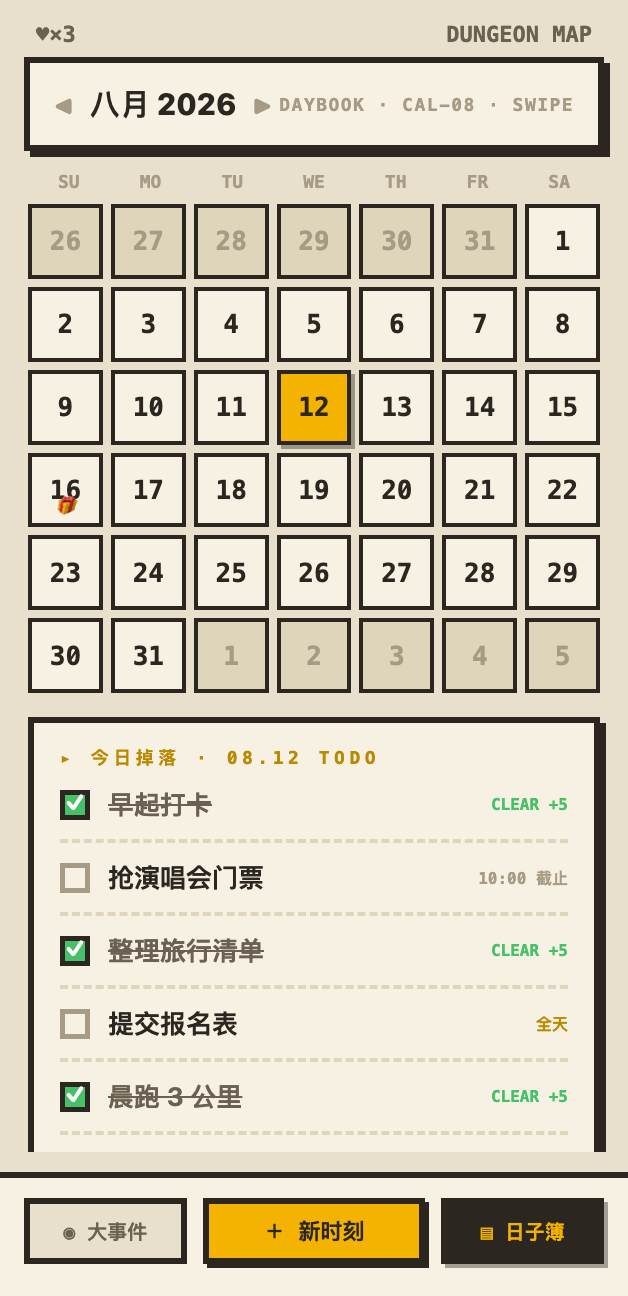
#> input picture docs/design/visual/screen-04-day/design.png, 628 x 1296 px
$ python _compare.py
#> lines starting #> are read from the running program, lines starting #| are printed output that depends on the picture; after the words box and inside, x2 and y2 are one past the last pixel; in counts of white or black regions, pixels touching at a corner belong together
#!/usr/bin/env python3
"""第 ⑤ 屏（日子簿 · 副本地图）视觉量化：HTML 设计稿 vs Android 实现。

与 screen-01/02/03 同口径：628x1296 = 314x648 逻辑像素 @2x；差异口径=任一通道变化即计入。
用法：
    /Users/cch/.workbuddy/binaries/python/envs/default/bin/python3 _compare.py
"""
from __future__ import annotations
import json
import sys
from pathlib import Path

import numpy as np
from PIL import Image
from skimage.metrics import structural_similarity as ssim

HERE = Path(__file__).resolve().parent

# DESIGN_SYSTEM.md §3.1 昼间 token（与前几屏共享）
COLORS = {
    "background": (232, 224, 204),
    "surface": (246, 241, 227),
    "surfaceVariant": (223, 213, 187),
    "onSurface": (43, 38, 32),
    "outline": (43, 38, 32),
    "outlineVariant": (201, 191, 166),
    "primary": (70, 193, 104),
    "secondary": (62, 155, 255),
    "tertiary": (245, 179, 1),
    "goldInk": (185, 138, 0),
    "error": (229, 72, 77),
    "amber": (245, 166, 35),
    "manaPurple": (155, 109, 255),
    "labelTertiary": (167, 155, 133),
}


def load(name: str):
#> called with name = 'design.png'
    im = Image.open(HERE / name).convert("RGB")
#> im is the input picture: PIL image 628x1296 RGB; mean R, G, B 212.1, 205, 186.2
    return im, np.asarray(im).astype(np.float32)


def color_error(design: np.ndarray, impl: np.ndarray, diff: np.ndarray, name: str):
    ref = np.array(COLORS[name], dtype=np.float32)
    sel = (np.abs(design - ref).max(axis=2) <= 10)
    if not sel.any():
        return {"token": name, "pixels": 0, "mae_rgb": None}
    return {
        "token": name,
        "pixels": int(sel.sum()),
        "share_pct": round(float(sel.mean() * 100), 3),
        "mae_rgb": round(float(diff[sel].mean()), 3),
        "mean_color_error": round(float(np.abs(design[sel] - impl[sel]).mean()), 3),
    }


def classify(rgb, best_threshold=2000):
    best, bd = None, 1e9
    for k, v in COLORS.items():
        d = sum((int(rgb[i]) - v[i]) ** 2 for i in range(3))
        if d < bd:
            bd, best = d, k
    return best if bd < best_threshold else f"#{int(rgb[0]):02X}{int(rgb[1]):02X}{int(rgb[2]):02X}"


def main():
    design_img, design = load("design.png")
    impl_img, impl = load("current-implementation.png")
#> call 2 of load, with name = 'current-implementation.png'
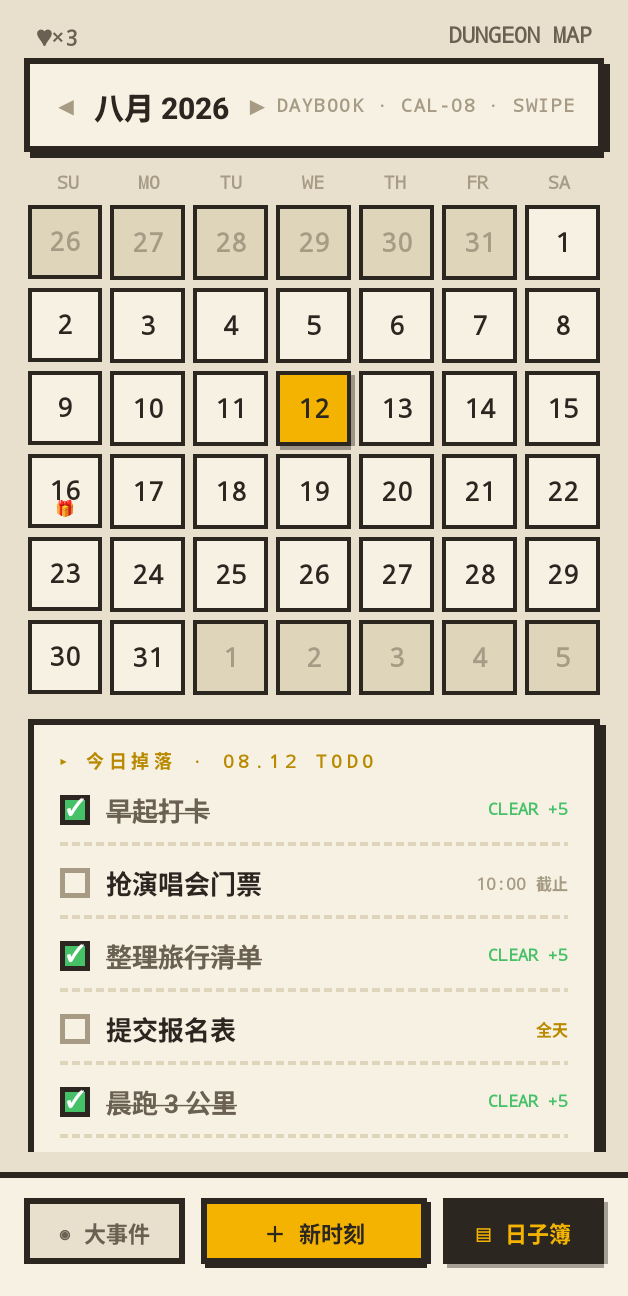
#> input picture docs/design/visual/screen-04-day/current-implementation.png, 628 x 1296 px
#> in load, im is the input picture: PIL image 628x1296 RGB; mean R, G, B 212.9, 205.7, 186.9
    assert design.shape == impl.shape, f"画布不一致 {design.shape} vs {impl.shape}"
    H, W, _ = design.shape
#> H = 1296; W = 628

    diff = np.abs(design - impl)
    maxchan = diff.max(axis=2)
    mask = maxchan > 0
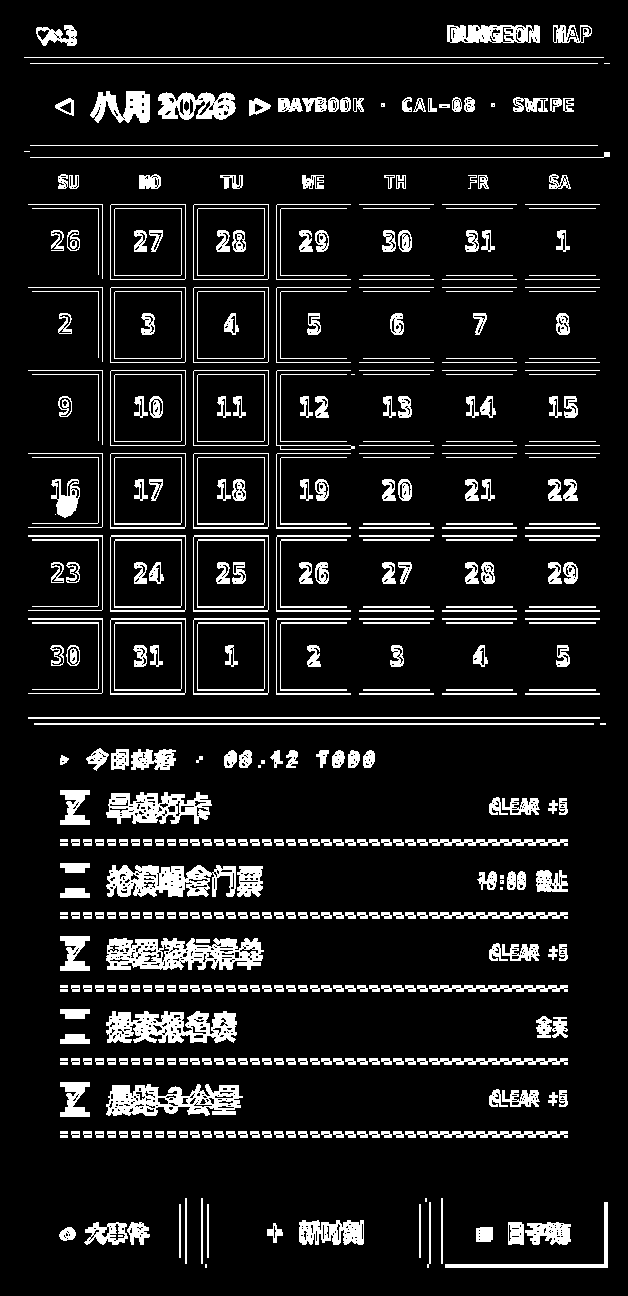
#> mask: shape (1296, 628) bool; 10.8% white; 467 white regions (15 under 20 px), largest, box (x1, y1, x2, y2) and area: (106, 938, 264, 970) 3392, (106, 1011, 237, 1043) 2870, (106, 865, 236, 897) 2726
    total = H * W
#> total = 813888
    diff_count = int(mask.sum())
#> diff_count = 87615
    pixel_diff_rate = diff_count / total * 100.0
#> pixel_diff_rate = 10.76
    gray_d = design @ np.array([0.299, 0.587, 0.114], dtype=np.float32)
    gray_i = impl @ np.array([0.299, 0.587, 0.114], dtype=np.float32)
    ssim_val = float(ssim(gray_d, gray_i, data_range=255))
#> ssim_val = 0.776

    def tolerant_rate(t: int) -> float:
        return float((np.abs(design - impl) > t).max(axis=2).mean() * 100.0)

    color_errors = [color_error(design, impl, diff, k) for k in
                    ("background", "surface", "surfaceVariant", "onSurface", "outline",
                     "tertiary", "goldInk", "primary", "secondary",
                     "error", "labelTertiary")]
#> in color_error, `sel = (np.abs(design - ref).max(axis=2) <= 10)`: sel: shape (1296, 628) bool; 24.1% white; 966 white regions (962 under 20 px), largest, box (x1, y1, x2, y2) and area: (0, 0, 628, 1172) 186970, (30, 1204, 181, 1258) 7360, (517, 29, 521, 39) 31, (451, 29, 455, 38) 30
#> in color_error (call 2), `sel = (np.abs(design - ref).max(axis=2) <= 10)`: sel: shape (1296, 628) bool; 51.4% white; 362 black regions (6 under 20 px), largest, box (x1, y1, x2, y2) and area: (0, 0, 628, 1178) 318967, (203, 1198, 429, 1268) 15788, (441, 1198, 608, 1268) 11658
#> in color_error (call 3), `sel = (np.abs(design - ref).max(axis=2) <= 10)`: sel: shape (1296, 628) bool; 6.6% white; 588 white regions (362 under 20 px), largest, box (x1, y1, x2, y2) and area: (198, 622, 265, 689) 4341, (363, 622, 430, 689) 4316, (446, 622, 513, 689) 4313
#> in color_error (call 4), `sel = (np.abs(design - ref).max(axis=2) <= 10)`: sel: shape (1296, 628) bool; 12.6% white; 155 white regions (13 under 20 px), largest, box (x1, y1, x2, y2) and area: (24, 57, 610, 157) 11952, (28, 717, 606, 1152) 11154, (441, 1198, 604, 1264) 9891
#> in color_error (call 6), `sel = (np.abs(design - ref).max(axis=2) <= 10)`: sel: shape (1296, 628) bool; 1.8% white; 18 white regions (12 under 20 px), largest, box (x1, y1, x2, y2) and area: (209, 1204, 419, 1258) 10250, (281, 374, 347, 441) 4105, (546, 1223, 563, 1241) 112, (526, 1223, 543, 1241) 97, (509, 1223, 521, 1241) 90, (481, 1228, 493, 1239) 63
#> in color_error (call 7), `sel = (np.abs(design - ref).max(axis=2) <= 10)`: sel: shape (1296, 628) bool; 0.13% white in thin lines or dots, all inside (x1, y1, x2, y2) = (62, 396, 567, 1242)
#> in color_error (call 8), `sel = (np.abs(design - ref).max(axis=2) <= 10)`: sel: shape (1296, 628) bool; 0.21% white; 24 white regions, largest, box (x1, y1, x2, y2) and area: (65, 795, 85, 815) 288, (65, 941, 85, 961) 288, (65, 1087, 85, 1107) 288
#> in color_error (call 9), `sel = (np.abs(design - ref).max(axis=2) <= 10)`: sel: shape (1296, 628) bool; every value is 0
#> in color_error (call 10), `sel = (np.abs(design - ref).max(axis=2) <= 10)`: sel: shape (1296, 628) bool; 0% white in thin lines or dots, all inside (x1, y1, x2, y2) = (63, 499, 67, 500)
#> in color_error (call 11), `ref = np.array(COLORS[name], dtype=np.float32)`: ref = [167, 155, 133]
#> in color_error (call 11), `sel = (np.abs(design - ref).max(axis=2) <= 10)`:
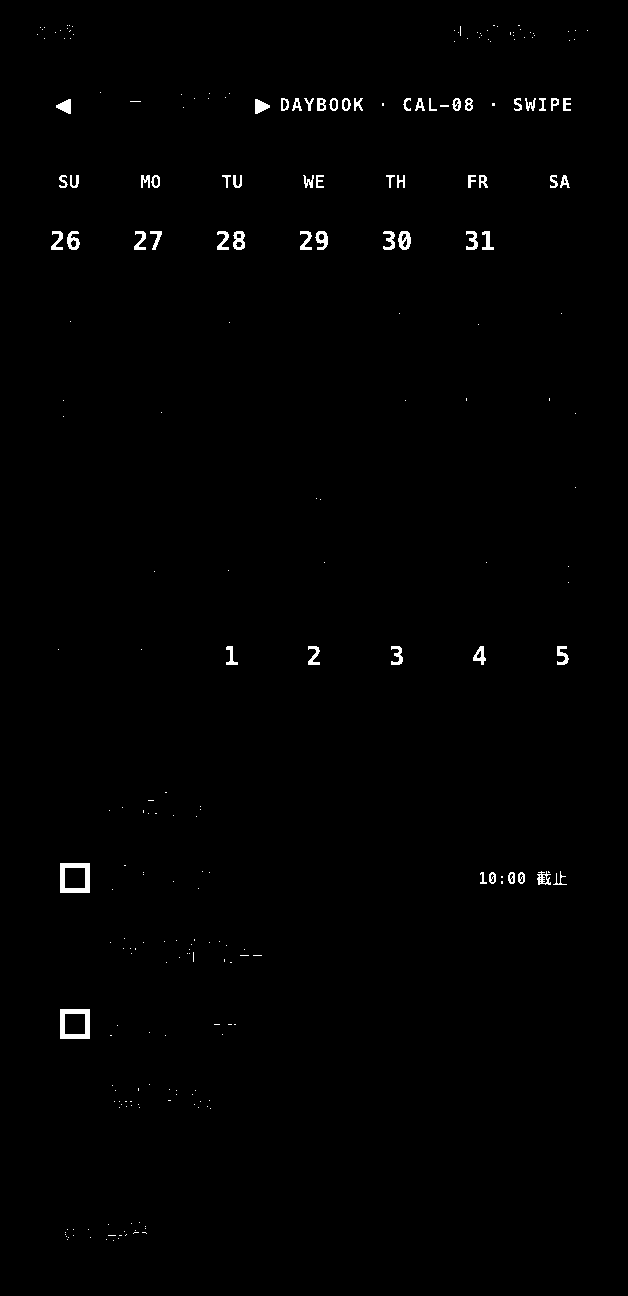
#> sel: shape (1296, 628) bool; 0.74% white; 244 white regions (186 under 20 px), largest, box (x1, y1, x2, y2) and area: (60, 863, 90, 893) 500, (60, 1009, 90, 1039) 500, (398, 231, 411, 250) 165
#> color_errors = 11 items

    # 元素 bbox：选关键色 token 在两张图上的边界。
    def bbox_of(m):
        ys, xs = np.nonzero(m)
        if len(ys) == 0:
            return None
        return [int(xs.min()), int(ys.min()), int(xs.max()), int(ys.max())]

    def bboxes_for(img, token):
        ref = np.array(COLORS[token], dtype=np.float32)
        m = (np.abs(img - ref).max(axis=2) <= 12)
        return bbox_of(m)

    element_boxes = {}
    for token in ("surface", "outline", "tertiary", "goldInk", "primary", "surfaceVariant",
                  "secondary"):
        bd = bboxes_for(design, token)
        bi = bboxes_for(impl, token)
        element_boxes[token] = {
            "design_bbox": bd,
            "impl_bbox": bi,
            "delta_wh": None if not bd or not bi else [bi[2] - bi[0] - (bd[2] - bd[0]),
                                                        bi[3] - bi[1] - (bd[3] - bd[1])],
            "delta_xy": None if not bd or not bi else [bi[0] - bd[0], bi[1] - bd[1]],
        }
#> this loop made 7 passes
#> (bd, bi) on passes 1 to 6: ([0, 63, 627, 1295], [0, 64, 627, 1295]), ([0, 57, 627, 1267], [0, 58, 627, 1267]), ([209, 374, 562, 1257], [207, 375, 569, 1257]), ([62, 396, 566, 1241], [61, 398, 568, 1244]), ([65, 795, 566, 1106], [65, 800, 566, 1111]), ([32, 25, 595, 1241], [32, 26, 595, 1244])
#> pass 1, in bboxes_for (call 2), `m = (np.abs(img - ref).max(axis=2) <= 12)`:
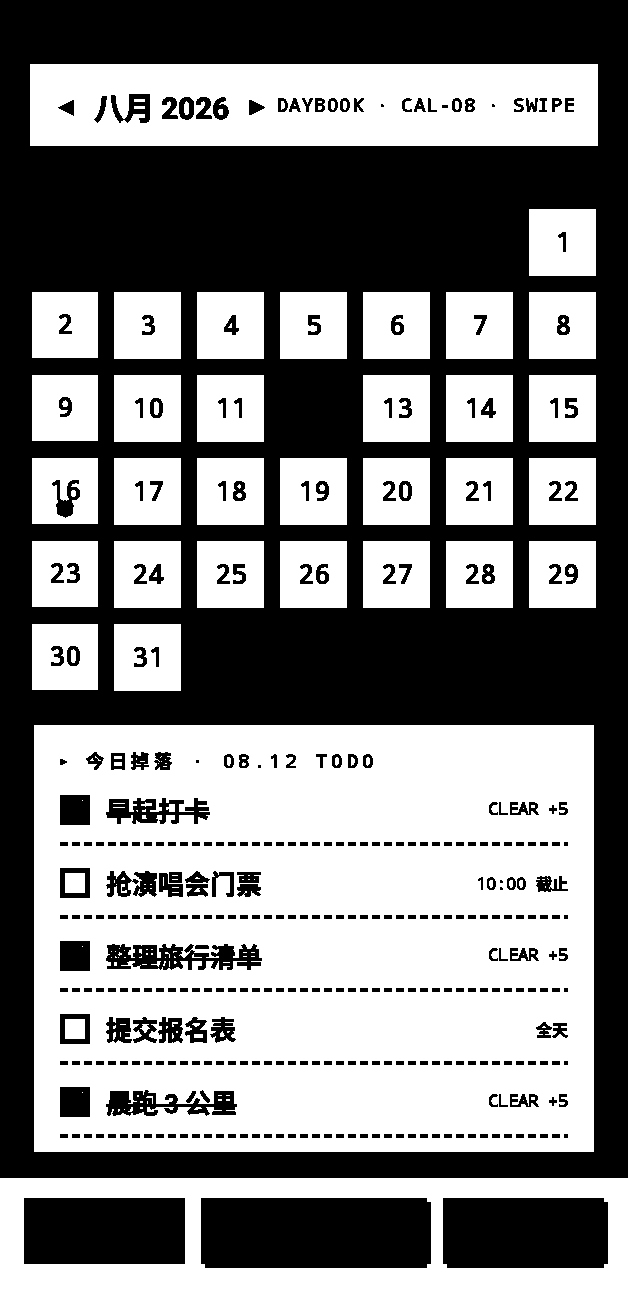
#> m: shape (1296, 628) bool; 51.7% white; 361 black regions (12 under 20 px), largest, box (x1, y1, x2, y2) and area: (0, 0, 628, 1178) 320083, (201, 1198, 431, 1268) 16052, (443, 1198, 608, 1268) 11502
#> after the loop, element_boxes = 7 items

    # 文本行带（墨色像素的连续行带）— 帮助评估字号、行高差异。
    def text_row_bands(img, x0, x1):
        ink = np.array(COLORS["onSurface"], dtype=np.float32)
        sub = img[:, x0:x1]
        m = (np.abs(sub - ink).max(axis=2) <= 40).sum(axis=1) > 2
        bands, start = [], None
        for y, v in enumerate(m):
            if v and start is None:
                start = y
            elif not v and start is not None:
                if y - start >= 3:
                    bands.append((start, y - 1, y - start))
                start = None
        return bands

    # 产物
    overlay = np.asarray(impl_img).copy()
    ov = overlay.copy()
    ov[mask] = [255, 0, 255]
#> ov: shape (1296, 628, 3); 10.76% of pixels changed, all inside (x1, y1, x2, y2) = (24, 25, 610, 1268)
    Image.fromarray(ov).save(HERE / "difference-overlay.png")

    heat = np.clip(diff.max(axis=2) * 3, 0, 255).astype(np.uint8)
    Image.fromarray(np.stack([heat] * 3, axis=-1)).save(HERE / "difference-heat.png")

    side = Image.new("RGB", (W * 2 + 16, H), (255, 255, 255))
#> side: PIL image 1272x1296 RGB; every value is 255
    side.paste(design_img, (0, 0))
    side.paste(impl_img, (W + 16, 0))
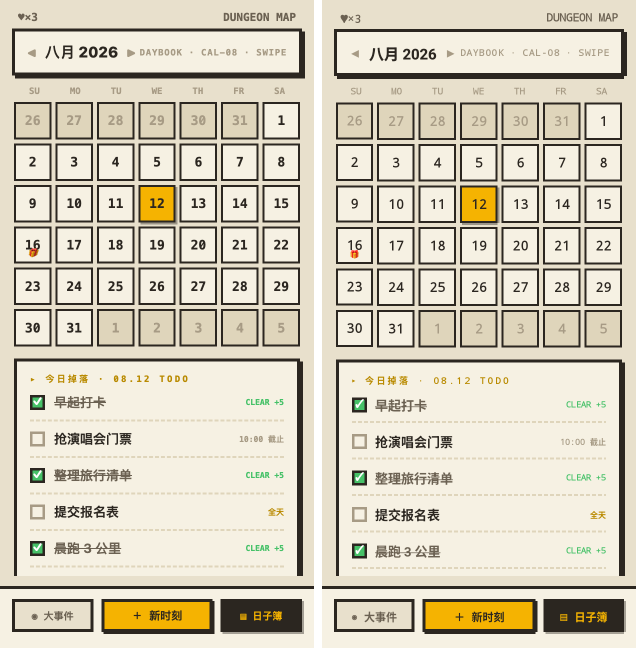
#> side: PIL image 1272x1296 RGB (shown at 1/2 size); mean R, G, B 213, 206, 187.4
    side.save(HERE / "side-by-side.png")

    report = {
        "canvas": f"{W}x{H}",
        "logical_canvas": f"{W // 2}x{H // 2} dp @2x",
        "device_scale_factor": 2,
        "mode": "daybook",
        "design_source": "design.html 第 ⑤ 屏（日子簿 · 副本地图 · .phone 内容区 314x648 CSS px，日历滚动到八月）",
        "impl_source": "Pixel AVD, wm size 628x1296 / density 320, immersive",
        "global": {
            "pixel_difference_rate_pct": round(pixel_diff_rate, 4),
            "pixel_similarity_pct": round(100 - pixel_diff_rate, 4),
            "ssim_gray": round(ssim_val, 6),
            "mae_rgb": round(float(diff.mean()), 4),
            "tolerance_1_pct": round(tolerant_rate(1), 4),
            "tolerance_8_pct": round(tolerant_rate(8), 4),
            "tolerance_24_pct": round(tolerant_rate(24), 4),
            "thresholds": {"pixel_difference_rate_pct": 1.0, "ssim_gray": 0.95},
            "passed": bool(pixel_diff_rate < 1.0 and ssim_val > 0.95),
        },
        "color_errors": color_errors,
        "element_boxes": element_boxes,
        "text_bands_design": text_row_bands(design, 0, W),
        "text_bands_impl": text_row_bands(impl, 0, W),
    }
#> in text_row_bands, `ink = np.array(COLORS["onSurface"], dtype=np.float32)`: ink = [43, 38, 32]
#> the loop in text_row_bands, `for y, v in enumerate(m):` made 1296 passes
#> v on passes 1 to 12: False, False, False, False, False, False, False, False, False, False, False, False
#> after the loop in text_row_bands, `for y, v in enumerate(m):`: bands = [(57, 156, 100), (204, 278, 75), (287, 361, 75), (370, 444, 75), (453, 526, 74), (535, 609, 75), (618, 692, 75), (717, 1151, 435), (1172, 1177, 6), (1198, 1267, 70)]
#> the loop in text_row_bands (call 2), `for y, v in enumerate(m):` made 1296 passes
    (HERE / "metrics.json").write_text(json.dumps(report, ensure_ascii=False, indent=2),
                                       encoding="utf-8")
    print(json.dumps({"canvas": report["canvas"], "global": report["global"]},
                     ensure_ascii=False, indent=2))
#> (printed output is left out)


if __name__ == "__main__":
    main()
